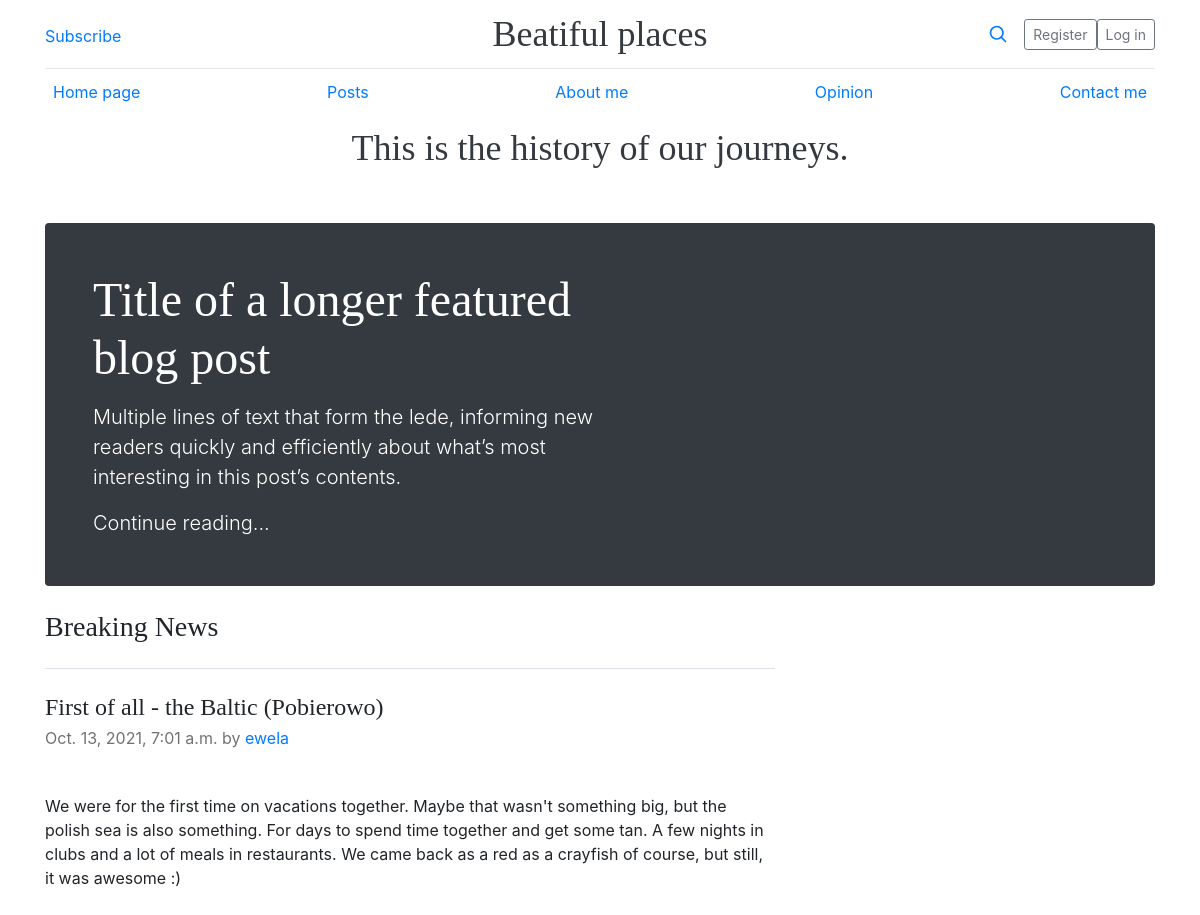
The app's page /, older data.
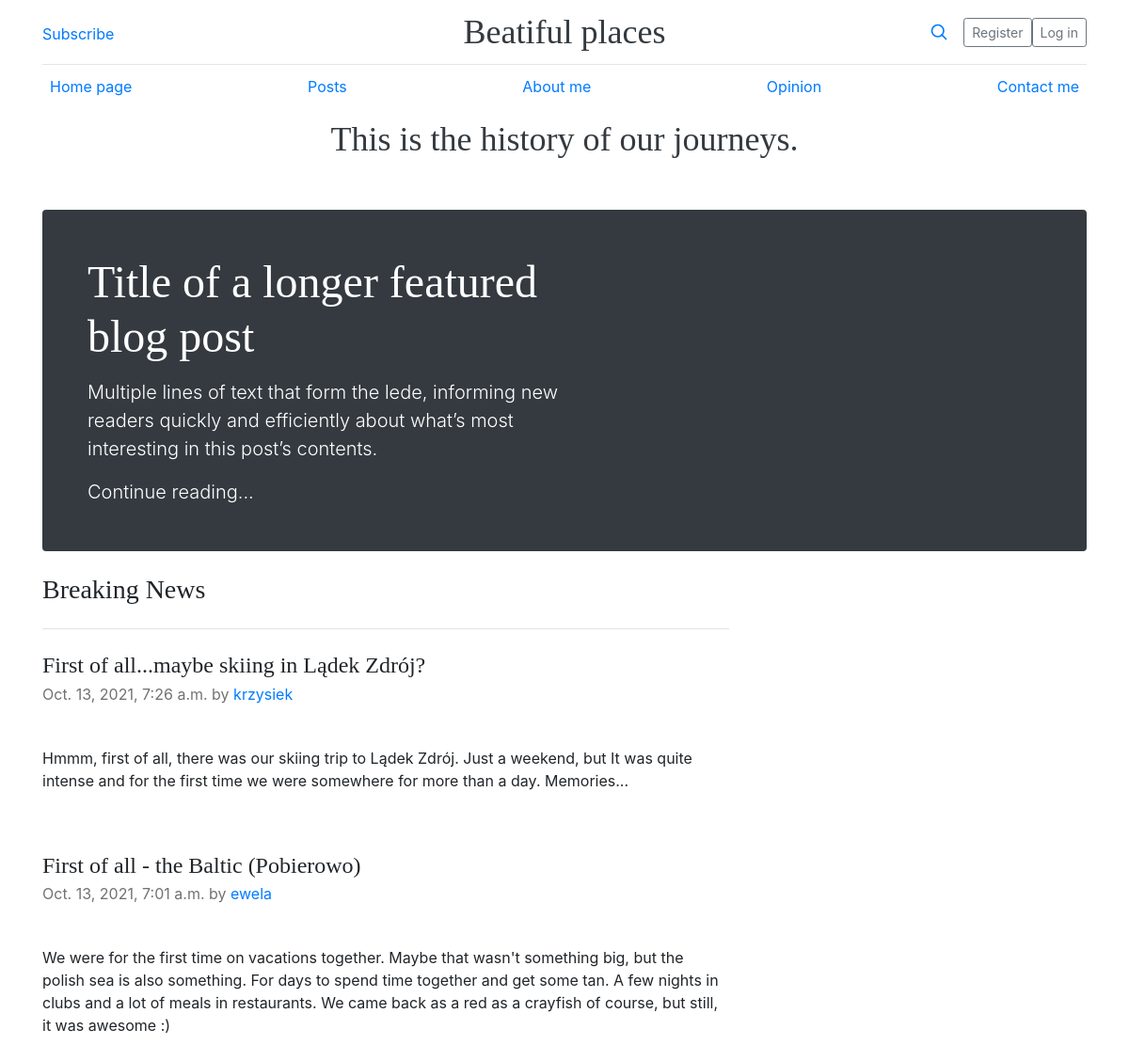
The same page, newer data.
### blog_app/models.py (models this page shows, shortened)
class BlogPost(models.Model):
    title = models.TextField(max_length=70)
    text = models.TextField()
    date_added = models.DateTimeField(auto_now_add=True)
    owner=models.ForeignKey(User, on_delete=models.CASCADE)

### blog_app/views.py (the view)
# urls.py: path('', views.index, name = 'index'),
def index(request):
    posts = BlogPost.objects.order_by('-date_added')
    context = { 'posts' : posts}
    return render(request, 'blog_app/index.html', context)

### blog_app/templates/blog_app/index.html
{% extends "blog_app/base.html" %}
{% block content %}
<br>
<br>
<main class="container">
  <div class="p-4 p-md-5 mb-4 text-white rounded bg-dark">
    <div class="col-md-6 px-0">
      <h1 class="display-4 fst-italic">Title of a longer featured blog post</h1>
      <p class="lead my-3">Multiple lines of text that form the lede, informing new readers quickly and efficiently about what’s most interesting in this post’s contents.</p>
      <p class="lead mb-0"><a href="#" class="text-white fw-bold">Continue reading...</a></p>
    </div>
  </div>
  <div class="row g-5">
    <div class="col-md-8">
      <h3 class="pb-4 mb-4 fst-italic border-bottom">
        Breaking News
      </h3>
        {% for post in posts %}
            <div>
                <article class="blog-post">
                <h2 class="blog-post-title">{{post.title}}</h2>
                <p class="blog-post-meta">{{post.date_added}} by <a href="#">{{post.owner}}</a></p>
                <br>
                <p>{{post.text|linebreaksbr}}</p>
            </div>
        {% empty %}
            <li> No posts. </li>
        {%endfor%}
</main>
{% endblock content %}

Row changes from the older to the newer data that the page shows:
added BlogPost: title "First of all...maybe skiing in Lądek Zdrój?", date_added "Oct. 13, 2021, 7:26 a.m.", owner "krzysiek", text "Hmmm, first of all, there was our skiing trip to Lądek Zdrój. Just a weekend, but It was quite intense and for the first time we were somewhere for more than a day. Memories..."
